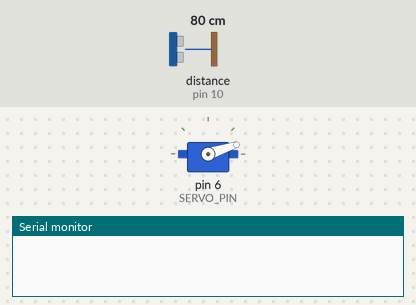
The sketch below on a simulated Arduino Uno, built with avr-gcc and run on an emulated ATmega328P. Shown: servo, the last lines printed to the serial monitor. Wiring (inferred from the names in the program): ultrasonic range finder: trigger pin 4; echo pin 10. The test bench sets the inputs (shaded band); at power-on: distance to the obstacle (sensor on pin 10) 80 cm. The echo pulse lasts 58.3 µs per cm.

Above: at 1.7 s.
1.8 s: distance to the obstacle (sensor on pin 10) set to 2 cm
At 2.37 s:
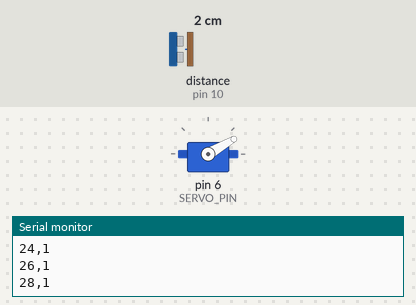
4.8 s: distance to the obstacle (sensor on pin 10) set to 120 cm
At 4.85 s:
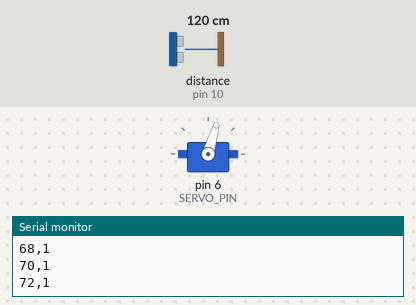
7.8 s: distance to the obstacle (sensor on pin 10) set to 250 cm
At 12.67 s:
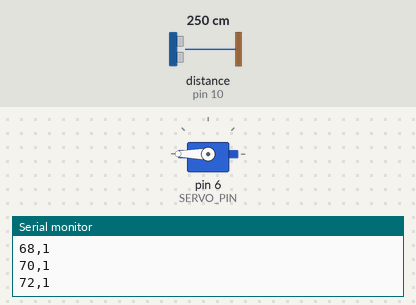
Timing chart, 0 to 19.8 s (numbered marks = the images above; inputs shaded):
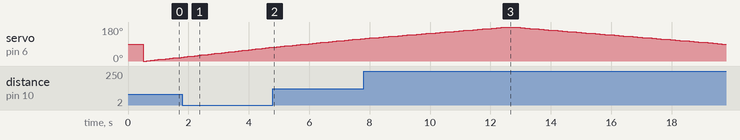

Measured:
- by itself, servo on pin 6 (SERVO_PIN): rises from 118° to 180° in 4.7 s, then falls to 90° in 7.1 s

The sketch:

radar_arduino.ino
```cpp
#include <Servo.h>

// ---------- pin definitions ----------
const int TRIG_PIN  = 4;
const int ECHO_PIN  = 10;
const int SERVO_PIN = 6;

// ---------- radar parameters ----------
const int MIN_ANGLE     = 0;
const int MAX_ANGLE     = 180;
const int STEP_DEG      = 2;
const int STEP_DELAY    = 80;
const int NUM_SAMPLES   = 3;
const int DETECT_RANGE  = 6;   // max detection distance (cm)

Servo radarServo;

// flag: has an object been detected in this sweep?
bool detectedThisSweep = false;
int lastDetectedAngle = -1;  // -1 means no previous detection
// ---------- setup ----------
void setup() {
  Serial.begin(9600);
  pinMode(TRIG_PIN, OUTPUT);
  pinMode(ECHO_PIN, INPUT);
  digitalWrite(TRIG_PIN, LOW);

  radarServo.attach(SERVO_PIN);
  radarServo.write(90);
  delay(500);
}

// ---------- single ping ----------
long singlePing() {
  digitalWrite(TRIG_PIN, LOW);
  delayMicroseconds(2);
  digitalWrite(TRIG_PIN, HIGH);
  delayMicroseconds(10);
  digitalWrite(TRIG_PIN, LOW);

  long duration = pulseIn(ECHO_PIN, HIGH, 30000);
  delay(10);

  return duration;
}

// ---------- averaged measurement ----------
int measureCM() {
  long total = 0;

  for (int i = 0; i < NUM_SAMPLES; i++) {
    long duration = singlePing();

    if (duration == 0) {
      total += DETECT_RANGE + 1;
    } else {
      total += duration / 58;
    }
  }

  int dist = total / NUM_SAMPLES;

  // ignore anything beyond 6 cm
  if (dist > DETECT_RANGE) return 0;

  return dist;
}

// ---------- main loop ----------
void loop() {
  lastDetectedAngle = -1;
  // forward sweep: 0 → 180
  for (int angle = MIN_ANGLE; angle <= MAX_ANGLE; angle += STEP_DEG) {
    radarServo.write(angle);
    delay(STEP_DELAY);

    int dist = measureCM();

    // detect ONLY ONCE per sweep and only if at same angle as last detected
    if (dist > 0 && angle != lastDetectedAngle) {
      Serial.print(angle);
      Serial.print(',');
      Serial.println(dist);
      lastDetectedAngle = angle;   // store this angle as last detected
    }
  }

  // reverse sweep: 180 → 0
  lastDetectedAngle = -1;
  for (int angle = MAX_ANGLE; angle >= MIN_ANGLE; angle -= STEP_DEG) {
    radarServo.write(angle);
    delay(STEP_DELAY);

    int dist = measureCM();

    if (dist > 0 && angle != lastDetectedAngle) {
      Serial.print(angle);
      Serial.print(',');
      Serial.println(dist);
      lastDetectedAngle = angle;
    }
  }
}
```
